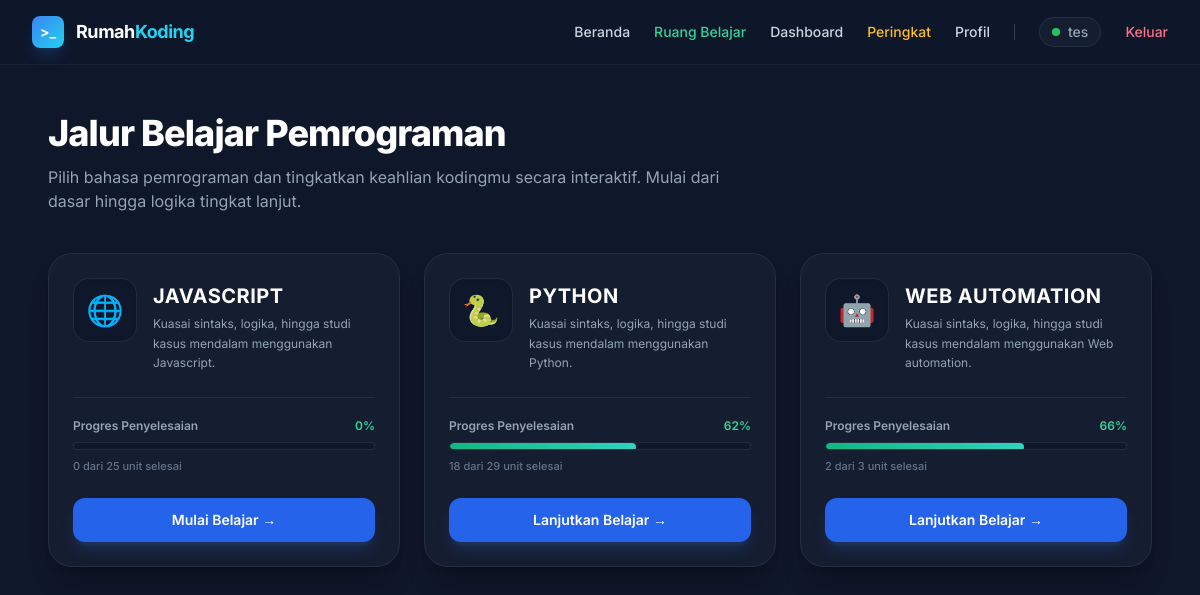
Page /belajar (signed in) on the committed database.
### tables this page shows
CREATE TABLE materi (
            id INTEGER PRIMARY KEY AUTOINCREMENT,
            bahasa TEXT NOT NULL,
            modul_ke INTEGER NOT NULL,
            judul TEXT NOT NULL,
            penjelasan TEXT NOT NULL,
            instruksi TEXT NOT NULL,
            kode_awal TEXT NOT NULL,
            jawaban_benar TEXT NOT NULL,
            next_id INTEGER
        );

### app.py (the view)
@app.route("/belajar")
def pilih_bahasa():
    if "user_id" not in session or session.get("role") != "student":
        return redirect(url_for("login"))
    user_id = session["user_id"]
    conn = sqlite3.connect(DB_PATH)
    conn.row_factory = sqlite3.Row
    cursor = conn.cursor()
    progress_data = {}
    cursor.execute("SELECT DISTINCT LOWER(bahasa) as bahasa FROM materi ORDER BY bahasa ASC")
    langs = [row["bahasa"] for row in cursor.fetchall()]
    for lang in langs:
        cursor.execute("SELECT COUNT(*) FROM materi WHERE LOWER(bahasa) = ?", (lang,))
        total = cursor.fetchone()[0]
        cursor.execute(
            """
            SELECT COUNT(DISTINCT m.id) FROM user_progress up
            JOIN materi m ON up.materi_id = m.id
            WHERE up.user_id = ? AND LOWER(m.bahasa) = ? AND up.status = 'selesai'
        """,
            (user_id, lang),
        )
        completed = cursor.fetchone()[0]
        pct = int((completed / total * 100) if total > 0 else 0)
        cursor.execute(
            """
            SELECT m.modul_ke FROM materi m
            LEFT JOIN user_progress up ON m.id = up.materi_id AND up.user_id = ?
            WHERE LOWER(m.bahasa) = ? AND (up.status IS NULL OR up.status != 'selesai')
            ORDER BY m.modul_ke ASC LIMIT 1
        """,
            (user_id, lang),
        )
        modul_target = cursor.fetchone()
        modul_ke = modul_target["modul_ke"] if modul_target else 1
        progress_data[lang] = {
            "total": total,
            "completed": completed,
            "pct": pct,
            "url": url_for("tampilkan_materi", bahasa=lang, modul_ke=modul_ke),
        }
    cursor.execute("SELECT COUNT(*) FROM automation_materi")
    total_auto = cursor.fetchone()[0]
    cursor.execute(
        """
        SELECT COUNT(DISTINCT m.id) FROM automation_progress up
        JOIN automation_materi m ON up.materi_id = m.id
        WHERE up.user_id = ? AND up.status = 'selesai'
    """,
        (user_id,),
    )
    completed_auto = cursor.fetchone()[0]
    pct_auto = int((completed_auto / total_auto * 100) if total_auto > 0 else 0)
    progress_data["web automation"] = {
        "total": total_auto,
        "completed": completed_auto,
        "pct": pct_auto,
        "url": url_for("automation_lanjut"),
    }
    conn.close()
    return render_template("catalog.html", progress_data=progress_data)

### templates/catalog.html (shortened to what this page needs)
{% extends "base.html" %}
{% block content %}
<div class="max-w-6xl mx-auto px-6 py-12 w-full">
    <div class="mb-10 text-center md:text-left">
        <h1 class="text-3xl md:text-4xl font-extrabold text-white tracking-tight mb-3">Jalur Belajar Pemrograman</h1>
        <p class="text-slate-400 text-sm md:text-base max-w-2xl">
            Pilih bahasa pemrograman dan tingkatkan keahlian kodingmu secara interaktif. Mulai dari dasar hingga logika tingkat lanjut.
        </p>
    </div>
    <div class="grid grid-cols-1 md:grid-cols-2 lg:grid-cols-3 gap-6">
        {% for lang, data in progress_data.items() %}
        <div class="bg-slate-800/40 border border-slate-700/50 rounded-3xl p-6 flex flex-col hover:bg-slate-800 hover:border-blue-500/50 transition-all duration-300 shadow-xl shadow-black/20 group">
            <div class="flex items-start gap-4 mb-6">
                <div class="w-16 h-16 rounded-2xl bg-slate-900 border border-slate-700/50 flex items-center justify-center text-3xl shrink-0 shadow-inner group-hover:scale-105 transition-transform">
                    {% if lang | lower == 'python' %}🐍
                    {% elif lang | lower == 'java' %}☕
                    {% elif lang | lower == 'javascript' %}🌐
                    {% elif lang | lower == 'web automation' %}🤖
                    {% else %}💻{% endif %}
                </div>
                <div class="pt-1">
                    <h3 class="text-xl font-bold text-white uppercase tracking-wide mb-1">{{ lang }}</h3>
                    <p class="text-xs text-slate-400 leading-relaxed">
                        Kuasai sintaks, logika, hingga studi kasus mendalam menggunakan {{ lang | capitalize }}.
                    </p>
                </div>
            </div>
            <div class="mt-auto pt-5 border-t border-slate-700/50">
                <div class="flex justify-between items-center text-xs font-semibold mb-2">
                    <span class="text-slate-400">Progres Penyelesaian</span>
                    <span class="text-emerald-400">{{ data.pct }}%</span>
                </div>
                <div class="w-full bg-slate-900 rounded-full h-2 mb-2 border border-slate-700/50 overflow-hidden">
                    <div class="bg-gradient-to-r from-emerald-500 to-teal-400 h-2 rounded-full transition-all duration-1000" style="width: {{ data.pct }}%;"></div>
                </div>
                <div class="text-[11px] text-slate-500 font-medium">
                    {{ data.completed }} dari {{ data.total }} unit selesai
                </div>
            </div>
            <a href="{{ data.url }}" class="mt-6 block w-full py-3 bg-blue-600 hover:bg-blue-500 text-white text-center font-semibold text-sm rounded-xl transition-all transform group-hover:-translate-y-0.5 shadow-lg shadow-blue-500/20">
                {% if data.pct == 0 %}Mulai Belajar &rarr;{% elif data.pct == 100 %}Ulangi Kursus ↺{% else %}Lanjutkan Belajar &rarr;{% endif %}
            </a>
        </div>
        {% else %}
        <div class="col-span-full bg-slate-800/40 border border-slate-700/50 border-dashed rounded-3xl p-12 text-center">
            <p class="text-slate-400">Belum ada kursus bahasa pemrograman yang tersedia saat ini.</p>
        </div>
        {% endfor %}
    </div>
</div>
{% endblock %}

### templates/base.html (shortened to what this page needs)
<!DOCTYPE html>
<html lang="id">
<head>
    <script src="https://cdn.tailwindcss.com"></script>
    <link rel="stylesheet" href="{{ url_for('static', filename='css/custom.css') }}?v={{ range(1, 10000) | random }}">
</head>
<body class="flex flex-col min-h-screen antialiased selection:bg-blue-500 selection:text-white">
    <header class="glass-nav sticky top-0 z-50 w-full transition-all duration-300">
        <div class="w-full px-8 h-16 flex items-center justify-between">
            <a href="/" class="flex items-center gap-3 group">
                <div class="w-8 h-8 rounded-lg bg-gradient-to-br from-blue-500 to-cyan-400 flex items-center justify-center text-white font-bold text-sm shadow-lg shadow-blue-500/20 group-hover:shadow-blue-500/40 transition-all duration-300">
                    &gt;_
                </div>
                <span class="text-lg font-bold tracking-tight text-white">
                    Rumah<span class="text-cyan-400">Koding</span>
                </span>
            </a>
            <nav class="hidden md:flex items-center gap-6">
                <a href="/" class="text-sm font-medium text-slate-300 hover:text-white transition-colors">Beranda</a>
                {% if session.get('user_id') %}
                    {% if session.get('role') == 'admin' %}
                        <a href="/admin" class="text-sm font-medium text-cyan-400 hover:text-cyan-300 transition-colors">Studio Admin</a>
                        <a href="/admin/users" class="text-sm font-medium bg-slate-800 text-slate-300 px-3 py-1.5 rounded-md border border-slate-700 hover:bg-slate-700 hover:text-white transition-all">👥 Data Siswa</a>
                        <a href="/admin/automation" class="text-xs font-semibold bg-cyan-600/20 text-cyan-400 border border-cyan-500/40 px-3 py-1.5 rounded-lg hover:bg-cyan-600 hover:text-white transition-all">🤖 Automation Studio</a>
                    {% elif session.get('role') == 'student' %}
                        <a href="/belajar" class="text-sm font-medium text-emerald-400 hover:text-emerald-300 transition-colors">Ruang Belajar</a>
                        <a href="/dashboard" class="text-sm font-medium text-slate-300 hover:text-white transition-colors">Dashboard</a>
                        <a href="/leaderboard" class="text-sm font-medium text-amber-400 hover:text-amber-300 transition-colors">Peringkat</a>
                    {% endif %}
                    <a href="/profil" class="text-sm font-medium text-slate-300 hover:text-white transition-colors">Profil</a>
                    <span class="text-sm font-medium text-slate-400 flex items-center gap-2 bg-slate-800/50 px-3 py-1 rounded-full border border-slate-700/50">
                        <span class="w-2 h-2 rounded-full bg-green-500"></span>
                        {{ session.get('username', 'User') }}
                    </span>
                    <a href="/logout" class="text-sm font-medium text-rose-400 hover:text-rose-300 transition-colors">Keluar</a>
                {% else %}
                    <a href="/login" class="text-sm font-medium text-slate-300 hover:text-white transition-colors">Masuk</a>
                    <a href="/register" class="text-sm font-medium bg-blue-600 hover:bg-blue-500 text-white px-4 py-2 rounded-lg shadow-md shadow-blue-500/20 transition-all">Daftar Akun</a>
                {% endif %}
            </nav>
        </div>
    </header>
    <main class="flex-1 flex flex-col relative">
        {% block content %}{% endblock %}
    </main>
</body>
</html>

### static/css/custom.css (style rules this page uses)
body { background-color: #0f172a; color: #f8fafc; font-family: 'Inter', 'Segoe UI', Tahoma, Geneva, Verdana, sans-serif; overflow-x: hidden; }
.glass-nav { background: rgba(15, 23, 42, 0.75); backdrop-filter: blur(12px); -webkit-backdrop-filter: blur(12px); border-bottom: 1px solid rgba(255, 255, 255, 0.05); transition: all 0.3s ease-in-out; }
button, a, input, select { transition: all 0.2s ease-in-out; }

### rows in the picture
materi: bahasa "JAVASCRIPT", bahasa "Javascript", pct "0", completed "0", total "25", shows "Mulai Belajar →"
materi: bahasa "PYTHON", bahasa "Python", pct "62", completed "18", total "29", shows "Lanjutkan Belajar →"

### other values in the picture
{{ session.get('username', 'User') }} "tes"
{{ lang }} "WEB AUTOMATION"
{{ lang | capitalize }} "Web automation"
{{ data.pct }} "66"
{{ data.completed }} "2"
{{ data.total }} "3"
